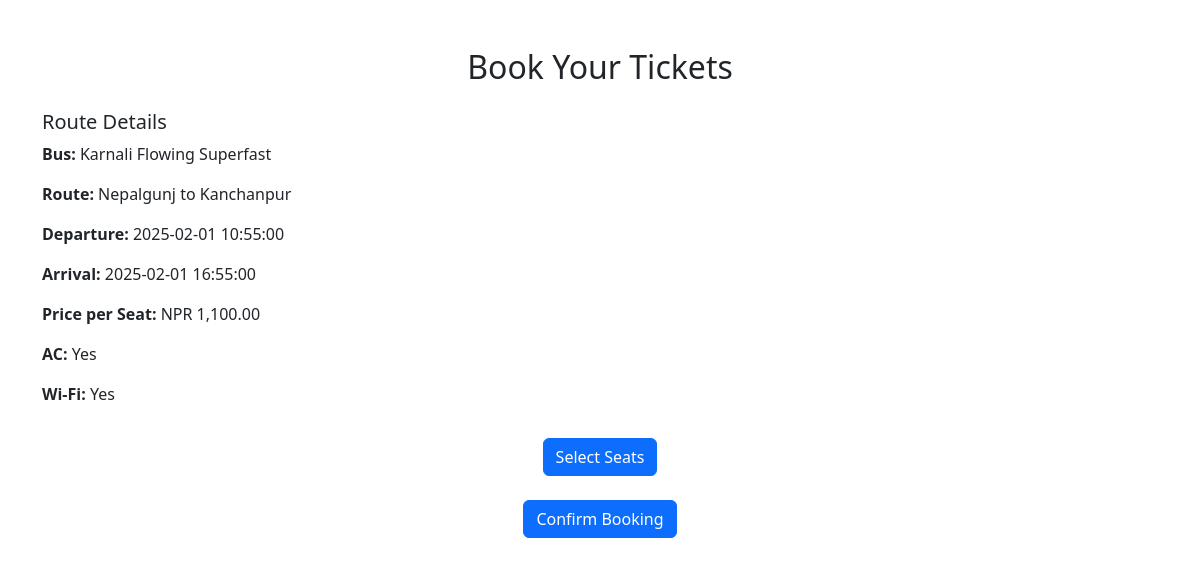
The page /booking/book_ticket.php?route_id=4 (signed in) on the database its author committed.
### tables this page shows
CREATE TABLE `routes` (
  `id` int(11) NOT NULL,
  `bus_id` int(11) NOT NULL,
  `source` varchar(100) NOT NULL,
  `destination` varchar(100) NOT NULL,
  `departure_time` datetime NOT NULL,
  `arrival_time` datetime NOT NULL,
  `price` decimal(10,2) NOT NULL,
  `status` enum('active','disabled') NOT NULL DEFAULT 'active'
);

CREATE TABLE `buses` (
  `id` int(11) NOT NULL,
  `bus_name` varchar(100) NOT NULL,
  `image_path` varchar(255) DEFAULT 'assets/images/default_bus.jpg',
  `total_seats` int(11) NOT NULL,
  `created_at` timestamp NOT NULL DEFAULT current_timestamp(),
  `is_ac` tinyint(1) DEFAULT 0,
  `is_wifi` tinyint(1) DEFAULT 0
);

### booking/book_ticket.php (the view, shortened to what this page needs)
<?php
include('../includes/config.php');
$route_id = (int)$_GET['route_id'];
$query = $conn->prepare("SELECT r.id AS route_id, r.source, r.destination, r.departure_time, r.arrival_time, r.price,
                               b.id AS bus_id, b.bus_name, b.total_seats, b.is_ac, b.is_wifi
                          FROM routes r
                          JOIN buses b ON r.bus_id = b.id
                          WHERE r.id = ?");
$query->bind_param('i', $route_id);
$query->execute();
$route_result = $query->get_result();
$route = $route_result->fetch_assoc();
?>
<!DOCTYPE html>
<html lang="en">
<head>
    <link href="https://cdn.jsdelivr.net/npm/bootstrap@5.3.0-alpha1/dist/css/bootstrap.min.css" rel="stylesheet">
</head>
<body>
    <div class="container mt-5">
        <h2 class="text-center">Book Your Tickets</h2>
        <div class="mt-4">
            <h5>Route Details</h5>
            <p><strong>Bus:</strong> <?= htmlspecialchars($route['bus_name']); ?></p>
            <p><strong>Route:</strong> <?= htmlspecialchars($route['source'] . " to " . $route['destination']); ?></p>
            <p><strong>Departure:</strong> <?= htmlspecialchars($route['departure_time']); ?></p>
            <p><strong>Arrival:</strong> <?= htmlspecialchars($route['arrival_time']); ?></p>
            <p><strong>Price per Seat:</strong> NPR <?= number_format($route['price'], 2); ?></p>
            <p><strong>AC:</strong> <?= $route['is_ac'] ? 'Yes' : 'No'; ?></p>
            <p><strong>Wi-Fi:</strong> <?= $route['is_wifi'] ? 'Yes' : 'No'; ?></p>
        </div>
        <div class="text-center">
            <button class="btn btn-primary mt-3" data-bs-toggle="modal" data-bs-target="#seatModal">Select Seats</button>
        </div>
        <form method="POST" id="seatForm">
            <div class="text-center mt-4">
                <button type="submit" class="btn btn-primary">Confirm Booking</button>
            </div>
        </form>
    </div>
</body>
</html>

### rows shown on the page
routes: bus.bus_name "Karnali Flowing Superfast", source+destination "Nepalgunj to Kanchanpur", departure_time "2025-02-01 10:55:00", arrival_time "2025-02-01 16:55:00", price "1,100.00"
